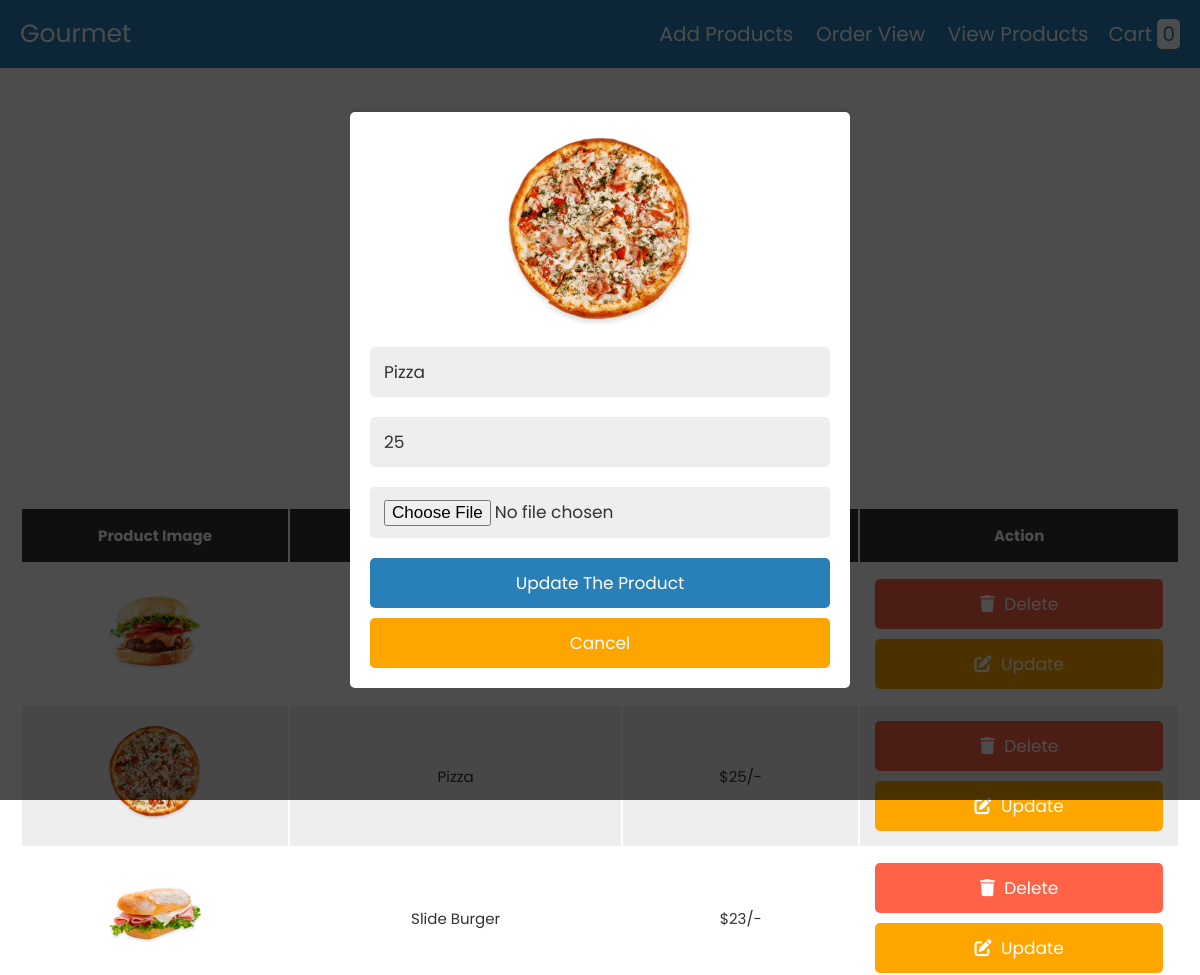
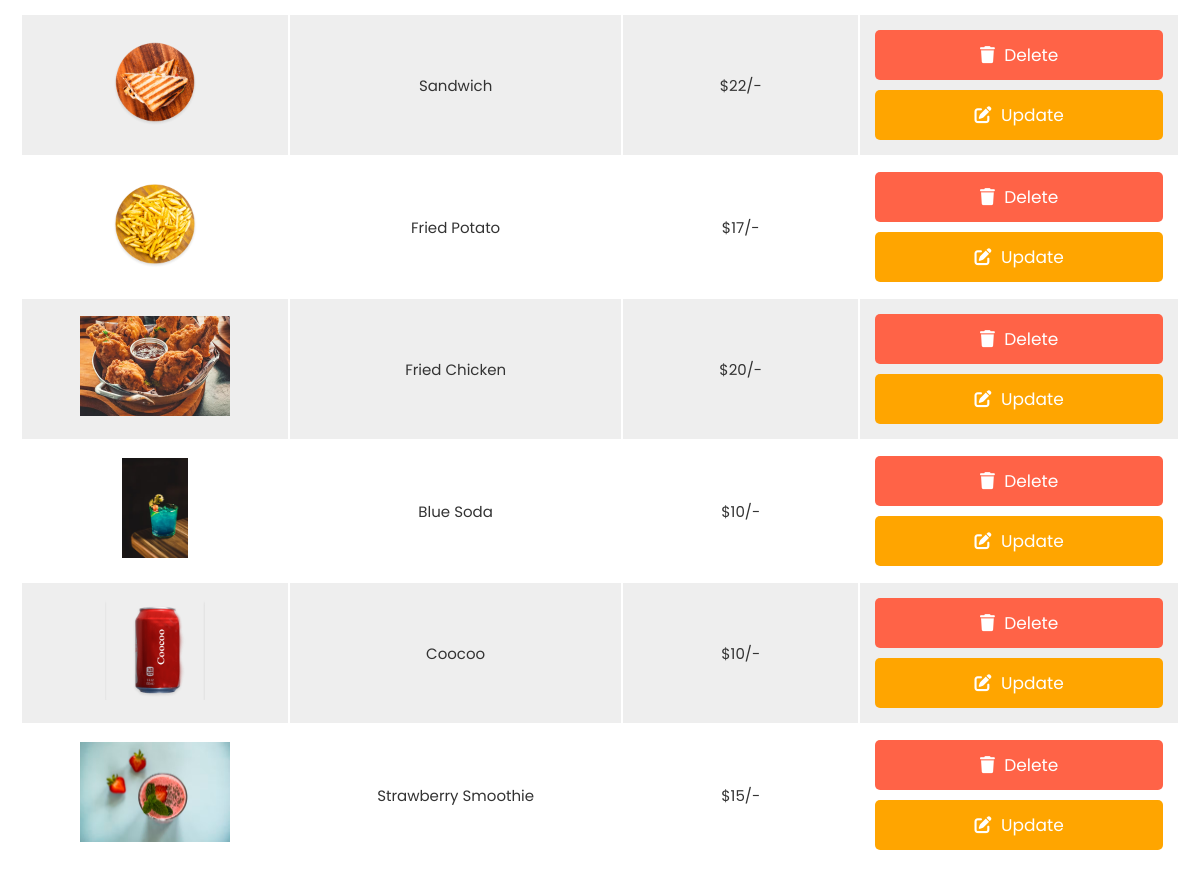
/index.php?edit=2, run on the app's committed database (2 pictures, top to bottom).
### tables this page shows
CREATE TABLE `products` (
  `id` int(255) NOT NULL,
  `name` varchar(255) NOT NULL,
  `price` varchar(255) NOT NULL,
  `image` varchar(255) NOT NULL
);

### index.php (the view, shortened to what this page needs)
<?php
include 'component/db.php';
?>
<!DOCTYPE html>
<html lang="en">
<head>
    <link rel="stylesheet" href="https://cdnjs.cloudflare.com/ajax/libs/font-awesome/6.5.2/css/all.min.css">
    <link rel="stylesheet" href="css/style.css">
</head>
<body>
    <?php include 'header.php'; ?>
    <div class="container">
        <section>
            <form action="" method="post" class="add-product-form" enctype="multipart/form-data">
                <h3>Add a New Product</h3>
            </form>
        </section>
        <section class="display-product-table">
            <table>
                <thead>
                    <th>Product Image</th>
                    <th>Product Name</th>
                    <th>Product Price</th>
                    <th>Action</th>
                </thead>
                <tbody>
                    <?php
                    $select_products = mysqli_query($conn, "SELECT * FROM products");
                    if (mysqli_num_rows($select_products) > 0) {
                        while ($row = mysqli_fetch_assoc($select_products)) {
                    ?>
                            <tr>
                                <td><img src="uploaded_img/<?php echo $row['image']; ?>" height="100" alt=""></td>
                                <td><?php echo $row['name']; ?></td>
                                <td>$<?php echo $row['price']; ?>/-</td>
                                <td>
                                    <a href="index.php?delete=<?php echo $row['id']; ?>" class="delete-btn" onclick="return confirm('Are you sure you want to delete this?');"><i class="fas fa-trash"></i> Delete</a>
                                    <a href="index.php?edit=<?php echo $row['id']; ?>" class="option-btn"><i class="fas fa-edit"></i> Update</a>
                                </td>
                            </tr>
                    <?php
                        }
                    } else {
                        echo "<div class='empty'>No product added</div>";
                    }
                    ?>
                </tbody>
            </table>
        </section>
        <section class="edit-form-container">
            <?php
            if (isset($_GET['edit'])) {
                $edit_id = $_GET['edit'];
                $edit_query = mysqli_query($conn, "SELECT * FROM products WHERE id = $edit_id");
                if (mysqli_num_rows($edit_query) > 0) {
                    while ($fetch_edit = mysqli_fetch_assoc($edit_query)) {
            ?>
                        <form action="" method="post" enctype="multipart/form-data">
                            <img src="uploaded_img/<?php echo $fetch_edit['image']; ?>" height="200" alt="">
                            <input type="text" class="box" required name="update_p_name" value="<?php echo $fetch_edit['name']; ?>">
                            <input type="number" min="0" class="box" required name="update_p_price" value="<?php echo $fetch_edit['price']; ?>">
                            <input type="file" class="box" name="update_p_image" accept="image/png, image/jpg, image/jpeg">
                            <input type="submit" value="Update the Product" name="update_product" class="btn">
                            <input type="reset" value="Cancel" id="close-edit" class="option-btn">
                        </form>
            <?php
                    }
                }
            }
            ?>
        </section>
    </div>
</body>
</html>

### css/style.css (style rules this page uses)
:root { --blue: #2980b9; --red: tomato; --orange: orange; --black: #333; --white: #fff; --bg-color: #eee; --dark-bg: rgba(0, 0, 0, .7); --box-shadow: 0 .5rem 1rem rgba(0, 0, 0, .1); --border: .1rem solid #999; }
* { font-family: 'Poppins', sans-serif; margin: 0; padding: 0; box-sizing: border-box; outline: none; border: none; text-decoration: none; text-transform: capitalize; }
html { font-size: 62.5%; overflow-x: hidden; }
.container { max-width: 1200px; margin: 0 auto; }
section { padding: 2rem; }
.btn, .option-btn, .delete-btn { display: block; width: 100%; text-align: center; background-color: var(--blue); color: var(--white); font-size: 1.7rem; padding: 1.2rem 3rem; border-radius: .5rem; cursor: pointer; margin-top: 1rem; }
.option-btn i, .delete-btn i { padding-right: .5rem; }
.option-btn { background-color: var(--orange); }
.delete-btn { margin-top: 0; background-color: var(--red); }
.add-product-form { max-width: 50rem; background-color: var(--bg-color); border-radius: .5rem; padding: 2rem; margin: 0 auto; margin-top: 2rem; }
.add-product-form h3 { font-size: 2.5rem; margin-bottom: 1rem; color: var(--black); text-transform: uppercase; text-align: center; }
.display-product-table table { width: 100%; text-align: center; }
.display-product-table table thead th, .admin-order-table table thead th { padding: 1.5rem; font-size: 1.5rem; background-color: var(--black); color: var(--white); }
.display-product-table table td, .admin-order-table table td { padding: 1.5rem; font-size: 1.5rem; color: var(--black); }
.display-product-table table td:first-child, .admin-order-table table td:first-child { padding: 0; }
.display-product-table table tr:nth-child(even), .admin-order-table table tr:nth-child(even) { background-color: var(--bg-color); }
.edit-form-container { position: fixed; top: 0; left: 0; z-index: 1100; background-color: var(--dark-bg); padding: 2rem; display: none; align-items: center; justify-content: center; min-height: 100vh; width: 100%; }
.edit-form-container form { width: 50rem; border-radius: .5rem; background-color: var(--white); text-align: center; padding: 2rem; }
.edit-form-container form .box { width: 100%; background-color: var(--bg-color); border-radius: .5rem; margin: 1rem 0; font-size: 1.7rem; color: var(--black); padding: 1.2rem 1.4rem; text-transform: none; }

### data on the page
products: image (picture)
products: image (picture), name "Pizza", price "25", update_p_name "Pizza", update_p_price "25"
products: image (picture), name "Slide Burger", price "23"
products: image (picture), name "Sandwich", price "22"
products: image (picture), name "Fried Potato", price "17"
products: image (picture), name "Fried Chicken", price "20"
products: image (picture), name "Blue Soda", price "10"
products: image (picture), name "Coocoo", price "10"
products: image (picture), name "Strawberry Smoothie", price "15"

### other printed values
$row_count "0"
